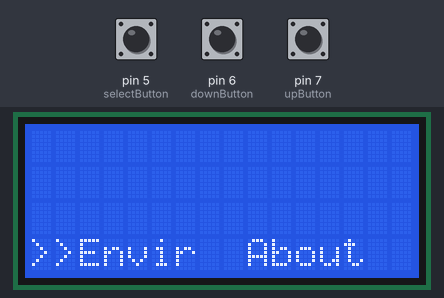
A sketch run on a simulated Arduino Uno, built with avr-gcc and run on an emulated ATmega328P. On the bench: 16×4 character LCD. Inputs (shaded band) come from the test bench; at power-on: pin 5 (selectButton) HIGH, pin 6 (downButton) HIGH, pin 7 (upButton) HIGH.

Above: at 1.2 s.
1.3 s: pin 5 (selectButton) pulled LOW for 0.15 s
At 2.3 s:
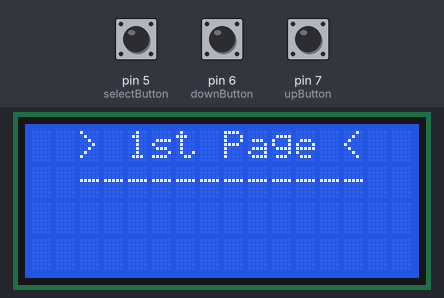
4.3 s: pin 6 (downButton) pulled LOW for 0.15 s
At 5.4 s:
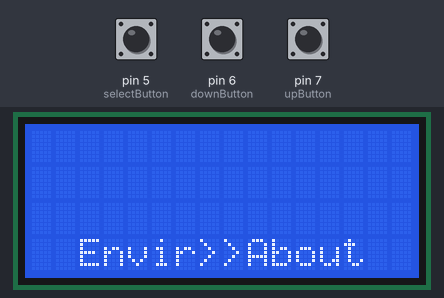
5.9 s: pin 5 (selectButton) pulled LOW for 1 s
At 7.0 s:
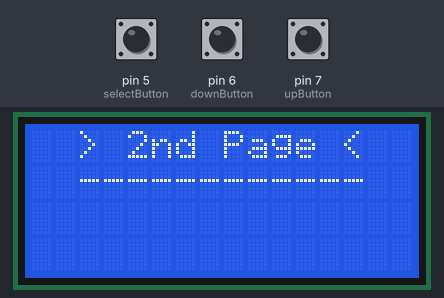
8.9 s: pin 7 (upButton) pulled LOW for 0.15 s
At 10.1 s:
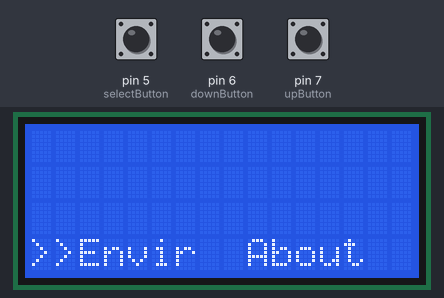
10.5 s: pin 6 (downButton) pulled LOW for 1 s
At 11.3 s:
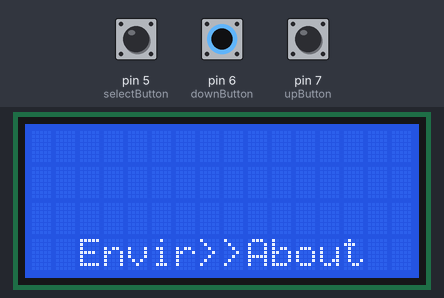
Timing chart, 0 to 13.5 s (numbered marks = the images above; inputs shaded):
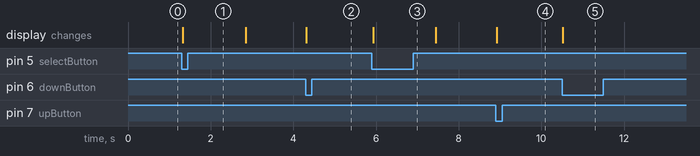

The sketch:

Menu.ino
```cpp
#include <Wire.h>
#include <LiquidCrystal_I2C.h>

LiquidCrystal_I2C lcd(0x27, 16, 4);

int upButton = 7;
int downButton = 6;
int selectButton = 5;
int menu = 1;


void setup() { //VOID function
//  lcd.begin();
    lcd.init();

  lcd.backlight();
  pinMode(upButton, INPUT_PULLUP);
  pinMode(downButton, INPUT_PULLUP);
  pinMode(selectButton, INPUT_PULLUP);
  updateMenu();
}


void loop() { //LOOP
  if (!digitalRead(downButton)){
    menu++;
    updateMenu();
    delay(100);
    while (!digitalRead(downButton));
  }
  if (!digitalRead(upButton)){
    menu--;
    updateMenu();
    delay(100);
    while(!digitalRead(upButton));
  }
  if (!digitalRead(selectButton)){
    executeAction();
    updateMenu();
    delay(100);
    while (!digitalRead(selectButton));
  }
}

void updateMenu() {
  switch (menu) {
    case 0:
      menu = 1;
      break;
    case 1:
      lcd.clear();
      lcd.setCursor(-4, 3);
      lcd.print(">>Envir");
      lcd.setCursor(3, 3);
      lcd.print("  About");
      break;
    case 2:
      lcd.clear();
      lcd.setCursor(-4, 3);
      lcd.print("  Envir");
      lcd.setCursor(3, 3);
      lcd.print(">>About");
      break;
    case 3:
      menu = 2;
      break;
  }
}

void executeAction() {
  switch (menu) {
    case 1:
      action1();
      break;
    case 2:
      action2();
      break;

  }
}

void action1() {
  lcd.clear();
  lcd.print("  > 1st Page <");
  lcd.setCursor(0, 1);
  lcd.print("  ------------");

  delay(1500);
}
void action2() {
  lcd.clear();
  lcd.print("  > 2nd Page <");
   lcd.setCursor(0, 1);
  lcd.print("  ------------");
  delay(1500);
}
```

Measured:
- after the input at 1.3 s, the display: changes at once (image 1)
- after the input at 4.3 s, the display: changes at once (image 2)
- after the input at 5.9 s, the display: changes at once (image 3)
- after the input at 8.9 s, the display: changes at once (image 4)
- after the input at 10.5 s, the display: changes at once (image 5)
